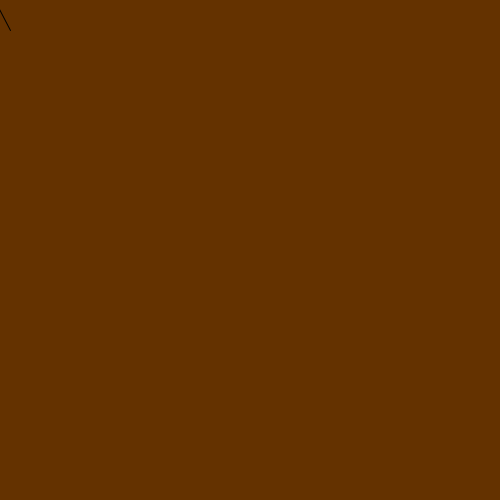
Frame 1 (no input)
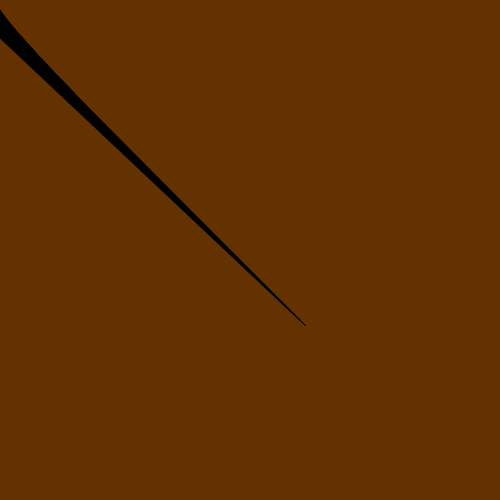
Frame 60 (the mouse pressed at the canvas centre just before this capture)
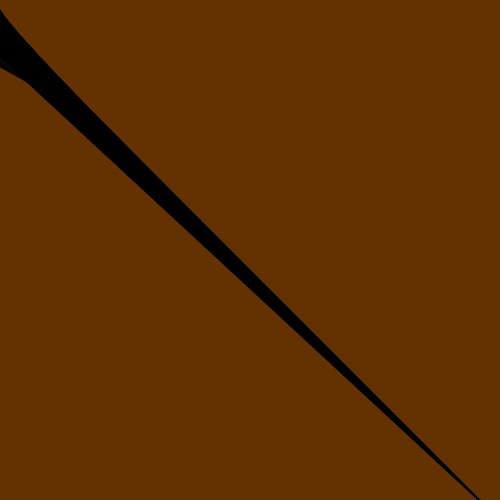
Frame 120 (the mouse held since frame 60 and released just before this capture)

The Processing sketch that drew these frames (run headless with seeded random() and noise(); from frame 60 on, the mouse is pressed at the canvas centre):

// Processing sketch: processing_135966
// ── processing_135966.pde


int x = 10;
float y = 5.5;

void setup(){
  size(500, 500);
  background(100, 50, 0);
}

void draw(){  
  
  line (x, x+20, Y-3.5, y+0.3);

x=x+5;
y=y+0.5;

if (x>500){
  x=x-500;

println(x);
}
}
